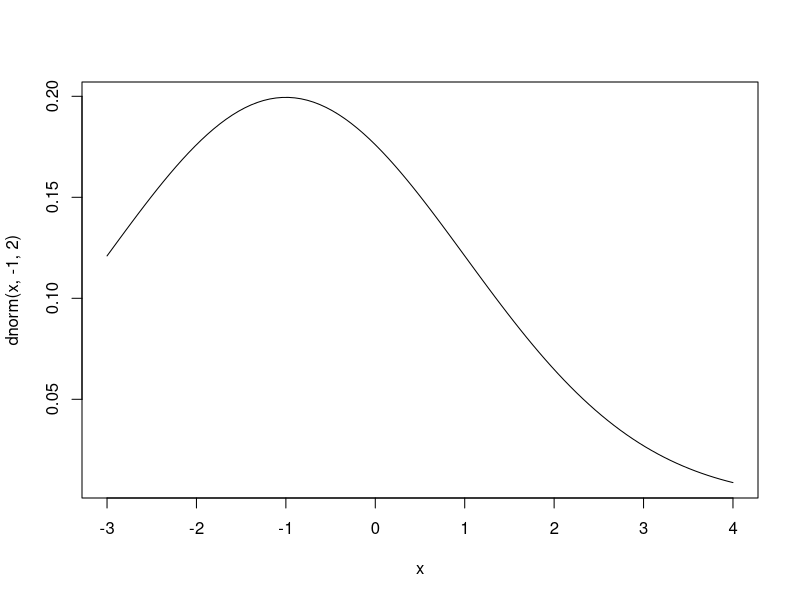
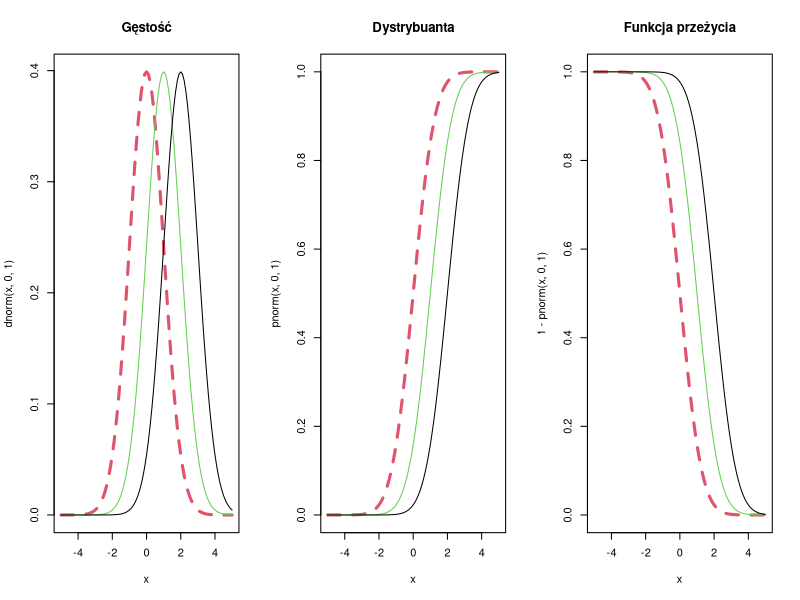
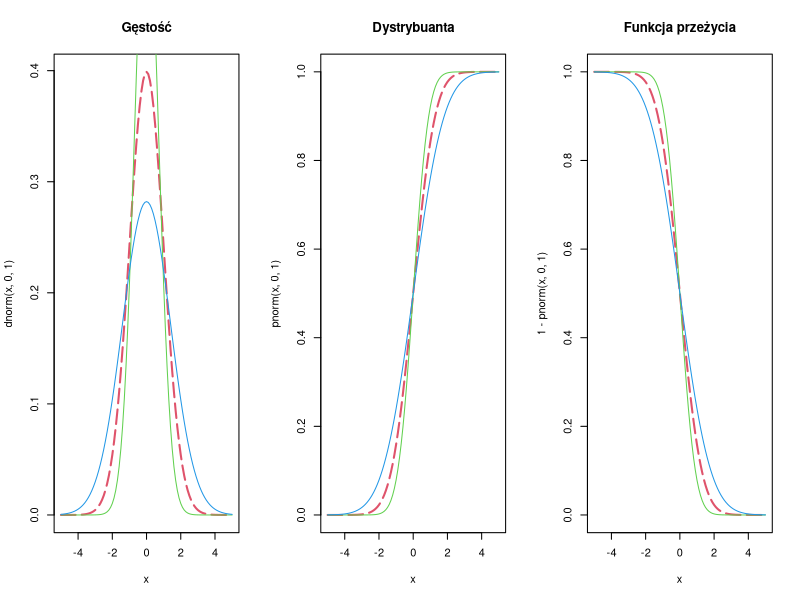

R code for these plots, in order: (Note: this script raises an error after producing the figures.)
library(dplyr)
curve(dnorm(x,-1, 2), xlim = c(-3,4))
#add = T - dodaje wykres na tym samym wykresier 
# d - gęstość
par(mfrow = c(1,3))
# par dziala jak patchwork

#zadanie 1
#a
?dnorm()
curve(dnorm(x, 0, 1), xlim = c(-5,5), col =2, lwd = 3, lty = 2)
curve(dnorm(x, 1, 1), xlim = c(-5,5), add = T, col = 3)
curve(dnorm(x, 2, 1), xlim = c(-5,5), add = T)
title("Gęstość")

curve(pnorm(x, 0, 1), xlim = c(-5,5), col =2, lwd = 3, lty = 2)
curve(pnorm(x, 1, 1), xlim = c(-5,5), add = T, col = 3)
curve(pnorm(x, 2, 1), xlim = c(-5,5), add = T)
title("Dystrybuanta")

curve(1- pnorm(x, 0, 1), xlim = c(-5,5), col =2, lwd = 3, lty = 2)
curve(1 - pnorm(x, 1, 1), xlim = c(-5,5), add = T, col = 3)
curve(1 - pnorm(x, 2, 1), xlim = c(-5,5), add = T)
title("Funkcja przeżycia")

#b
curve(dnorm(x,0,1), xlim = c(-5,5), col = 2, lwd = 2, lty = 5)
curve(dnorm(x, 0, sqrt(0.5)), col = 3, add = T)
curve(dnorm(x, 0, sqrt(2)), col = 4, add = T)
title("Gęstość")

curve(pnorm(x, 0,1),xlim = c(-5,5), col = 2, lwd = 2, lty = 5)
curve(pnorm(x, 0, sqrt(0.5)), col = 3, add = T)
curve(pnorm(x, 0, sqrt(2)), col = 4, add = T)
title("Dystrybuanta")

curve(1 - pnorm(x, 0, 1),xlim = c(-5,5), col = 2, lwd = 2, lty = 5)
curve(1 - pnorm(x, 0, sqrt(0.5)), col = 3, add = T)
curve(1 - pnorm(x, 0, sqrt(2)), col = 4, add = T)
title("Funkcja przeżycia")
#zadanie 2 dla rozkladu N(0,1)
#za pomocą dystrybuanty
pnorm(1, 0, 1) - pnorm(-1, 0, 1)
pnorm(2,0,1) - pnorm(-2, 0, 1)
pnorm(3,0,1) - pnorm(-3, 0, 1)

#lub
1 - 2*pnorm(mi - sigma, mi, sigma)
1 - 2*pnorm(mi - 2*sigma, mi, sigma)
1 - 2*pnorm(mi - 3*sigma, mi, sigma)



#zadanie 3
pnorm(179, 173, 6)
pnorm(180, 173, 6) - pnorm(167, 173, 6)
1 - pnorm(181, 173, 6)
qnorm(0.6, 173, 6)


#zadanie 4
qnorm(0.95, 0,1)
qnorm(0.975, 0, 1)
qt(0.95,10)
qt(0.99, 20)
qchisq(0.9, 4)
qchisq(0.95, 10)
qf(0.95,2,10)
qf(0.99, 3, 18)


#zadanie5
par(mfrow = c(1,1))
curve(dgamma(x, 1,1), xlim = c(0,5), col =1)
curve(dgamma(x, 0.5, 1),xlim = c(0,5), col =2, add =T)
curve(dgamma(x, 2, 1), xlim = c(-0,5), col = 3, add =T)
curve(dgamma(x, 3, 1), xlim = c(0,5), col =4, add = T)


#zadanie 6
par(mfrow = c(1,1))
curve(dchisq(x, 5), col = "blue", xlim = c(-1, 100))
curve(dnorm(x, 5, sqrt(10)), add = T, xlim = c(-1, 100))
curve(dchisq(x, 10), col ="red", xlim = c(-1, 100))
curve(dnorm(x, 10, sqrt(20)), add = T, xlim = c(-1, 100))
curve(dchisq(x, 40), xlim = c(-1, 100))
curve(dnorm(x, 40, sqrt(80)), col = "dark green",add = T, xlim = c(-1, 100))

#zadanie 7
curve(dt(x, 1), col = "blue", xlim = c(-10, 10))
curve(dnorm(x, 5, sqrt(10)), add = T, xlim = c(-10, 10))
curve(dt(x, 5), col ="red", xlim = c(-10, 10))
curve(dnorm(x, 10, sqrt(20)), add = T, xlim = c(-10, 10))
curve(dt(x, 30), xlim = c(-10, 10), col = "dark green")
curve(dnorm(x, 40, sqrt(80)),add = T, xlim = c(-10, 10))


#zadanie 8
#c
curve(df(x, 2, 1), col = "blue", xlim = c(0,15))
curve(df(x, 2, 5), col = "dark green", xlim = c(0,15), add =T)
curve(df(x, 2, 10), col = "red", xlim = c(0,15), add = T)
curve(df(x, 2, 20), col = "orange", xlim = c(0,15), add = T)
curve(dexp(x, 1), xlim = c(0,15), add =T)


#Zadanie 9
curve(dbeta(x, 1,1), col = "red", xlim = c(-5,5))
curve(dbeta(x, 2,2), col ="blue", add = T)
curve(dbeta(x, 5,2), col = "dark green", add = T)
curve(dbeta(x, 2,5), col = "orange", add = T)

#zadanie 10
x <-0:15
barplot(dbinom(x,10, 0.5), xlim = c(0, 10), col = rgb(0,0,0, alpha = 0.5))
barplot(dbinom(x,10, 0.25), xlim = c(0, 10), col = rgb(1,0,0, alpha = 0.5), add =T)

#zadanie 11
pgeom(0, 0.1) # x = 1
dgeom(1, 0.1) # x =2
pgeom(1, 0.1) - pgeom(0.999, 0.1) # x =2
dgeom(2, 0.1)
dgeom(3, 0.1)
1 - pgeom(10, 0.1)

#zadanie 12
dhyper(0, 5, 195, 10)
?dhyper()
#zadanie 14
#Y ~ exp(4)
pexp(4)
#a
x <- c(0.33, 0.5, 0.66, 1)
pexp(x,4)
#b
EY = 1/4
VarY = 1/16
#c
pexp(0.5, 4)
#d
1 - pexp(1, 4)
dpois(0,4)

?dpois


#zadanie 15
x <- runif(1000, 0, 1)
y <- runif(1000, 0, 1)
z <- y < x^2
mean(z)
par(mfrow = c(1,1))
plot(x, y, pch = '.', xlim =c(0, 1), ylim = c(0,1))
points(x[z>0], y[z>0], col = 3)
curve(x^2, col =2, add = T, lwd =3)

#b
x <- runif(1000, 0, 1)
y <- runif(1000, 0, 1)
z <- y < 1 - x^2 & y > x^2
#opd:
mean(z)
#odp 2 sposob
length(z[z == TRUE])/length(z)
plot(x,y , pch = '.', xlim = c(0,1), ylim = c(0,1))
points(x[z>0], y[z>0], col = 4)
count(x[z>0] & y[z>0])
curve(x^2, col =2, add = T, lwd =3)

#Zadanie 1
wartosc_x <- -5:5
r <- -5:5
dystrybuanta <- pnorm(x)
a <- data.frame(wartosc_x, dystrybuanta)

#Zadanie 2
a<-qnorm(c,0,1)
c<-c(0.9,0.95, 0.975, 0.99, 0.995)
t(data.frame(c,a))

#Zadanie 3

c<-c(0.9,0.95, 0.975, 0.99, 0.995)
a1 <- qt(c, 10)
a2 <-qt(c,15)
a3 <- qt(c, 20)

t(data.frame(c,a1, a2, a3))

#Zadanie 4 
kwantyl <-c(0.005,0.01, 0.025, 0.05,0.1, 0.9,0.95,0.975,0.99, 0.995)
st_4 <- qchisq(kwantyl, 4)
st_10 <- qchisq(kwantyl, 10)
tablica_kwantyli_chikwadrat <- (data.frame(kwantyl, st_4, st_10))

#Zadanie5
#a
pnorm(1,0,1) - pnorm(-1,0,1)
#b
pnorm(2,0,1) - pnorm(-2,0,1)
#c
pnorm(3,0,1) - pnorm(-3,0,1)

probka <- as.data.frame(runif(1000, min = -7, max = 7))
names(probka)[1] <- "wartosc"
miedzy_3 <- probka %>% 
  filter(wartosc<3 & wartosc>-3)
425/1000

#zadanie6
pbinom(0,10, 0.5)
?pbinom
